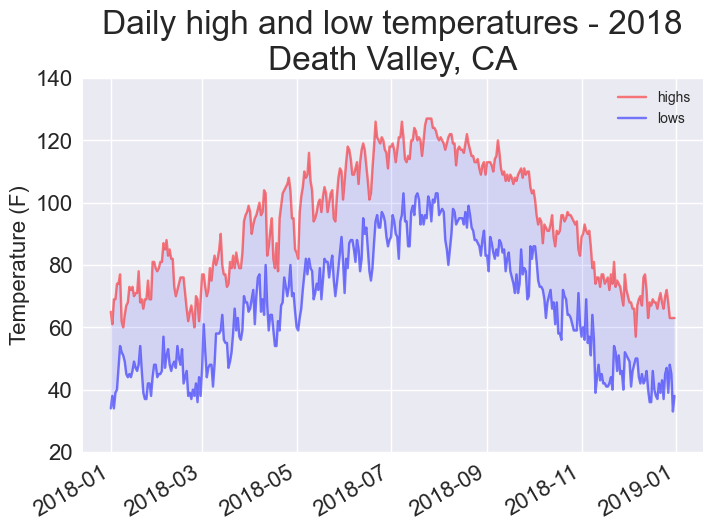

The Python source for this figure:
import csv
from matplotlib import pyplot as plt
from datetime import datetime

filename = 'data/death_valley_2018_simple.csv'
with open(filename) as f:
	reader = csv.reader(f)
	header_row = next(reader)

	# Чтение дат, температурных максимумов и минимумов из файла.
	highs, lows, dates = [], [], []
	for row in reader:
		current_date = datetime.strptime(row[2], '%Y-%m-%d')
		try:
			high = int(row[4])
			low = int(row[5])
		except ValueError:
			print(f'Missing data for {current_date}')
		else:
			highs.append(high)
			lows.append(low)
			dates.append(current_date)


# Нанесение данных на диаграмму
plt.style.use('seaborn')
fig, ax = plt.subplots()
ax = plt.plot(dates, highs, c='red', alpha=0.5, label='highs')
ax = plt.plot(dates, lows, c='blue', alpha=0.5, label='lows')
plt.axis(ymin=20, ymax=140)
plt.fill_between(dates, highs, lows, facecolor='blue', alpha=0.1)

# Форматирование диаграммы
title = 'Daily high and low temperatures - 2018\nDeath Valley, CA'
plt.title(title, fontsize=24)
plt.xlabel('', fontsize=16)
fig.autofmt_xdate()
plt.ylabel('Temperature (F)', fontsize=16)
plt.tick_params(axis='both', which='major', labelsize=16)
plt.legend()

plt.savefig('death_valley_highs_lows.png', bbox_inches='tight')